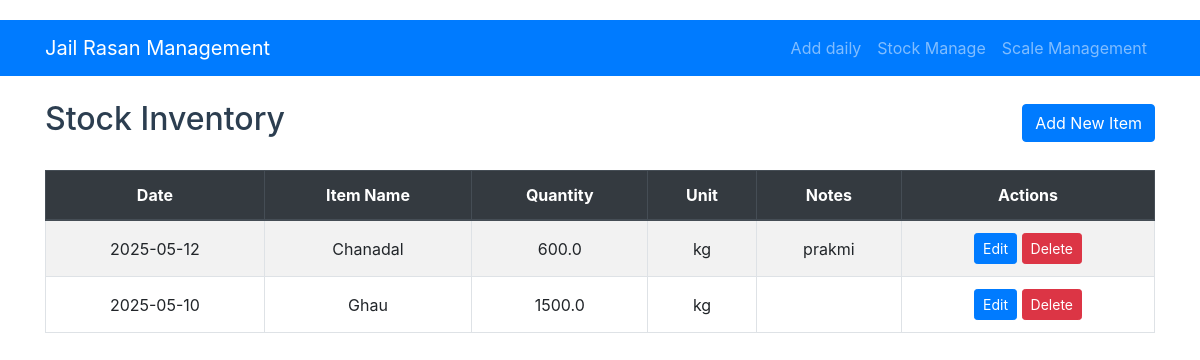
Page /stock on the earlier database version.
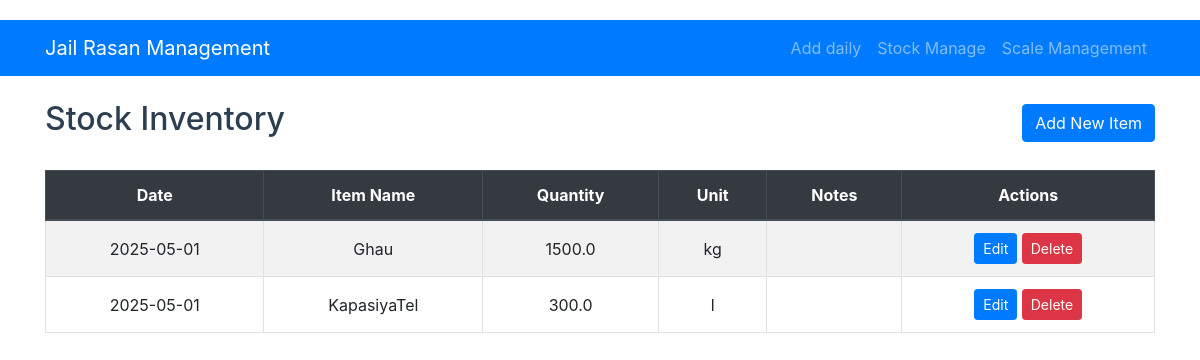
Same page on the later database version.
### models.py (models this page shows, shortened)
class StockItem(db.Model):
    id = db.Column(db.Integer, primary_key=True)
    date = db.Column(db.Date, nullable=False)
    item_name = db.Column(db.String(100), nullable=False)
    quantity = db.Column(db.Float, nullable=False)
    unit = db.Column(db.String(20), nullable=False)  # kg, ml, packets, etc.
    notes = db.Column(db.Text)

### app.py (the view)
@app.route('/stock')
def stock_list():
    items = StockItem.query.order_by(StockItem.date.desc()).all()
    return render_template('stock/stock_list.html', items=items)

### templates/stock/stock_list.html
{% extends "base.html" %}
{% block content %}
    <div class="d-flex justify-content-between align-items-center mb-4">
        <h2>Stock Inventory</h2>
        <a href="{{ url_for('add_stock') }}" class="btn btn-primary">Add New Item</a>
    </div>
    <div class="table-responsive">
        <table class="table table-striped table-bordered">
            <thead class="thead-dark">
                <tr>
                    <th>Date</th>
                    <th>Item Name</th>
                    <th>Quantity</th>
                    <th>Unit</th>
                    <th>Notes</th>
                    <th>Actions</th>
                </tr>
            </thead>
            <tbody>
                {% for item in items %}
                <tr>
                    <td>{{ item.date.strftime('%Y-%m-%d') }}</td>
                    <td>{{ item.item_name }}</td>
                    <td>{{ item.quantity }}</td>
                    <td>{{ item.unit }}</td>
                    <td>{{ item.notes or '' }}</td>
                    <td>
                        <a href="{{ url_for('edit_stock', id=item.id) }}" class="btn btn-sm btn-primary">Edit</a>
                        <a href="{{ url_for('delete_stock', id=item.id) }}" class="btn btn-sm btn-danger" onclick="return confirm('Are you sure?')">Delete</a>
                    </td>
                </tr>
                {% else %}
                <tr>
                    <td colspan="6" class="text-center">No stock items found</td>
                </tr>
                {% endfor %}
            </tbody>
        </table>
    </div>
{% endblock %}

Differences in the rows shown:
removed StockItem: date "2025-05-12", item_name "Chanadal", quantity "600.0", unit "kg", notes "prakmi"
changed StockItem "Ghau": date "2025-05-10" → "2025-05-01"
added StockItem: date "2025-05-01", item_name "KapasiyaTel", quantity "300.0", unit "l"
